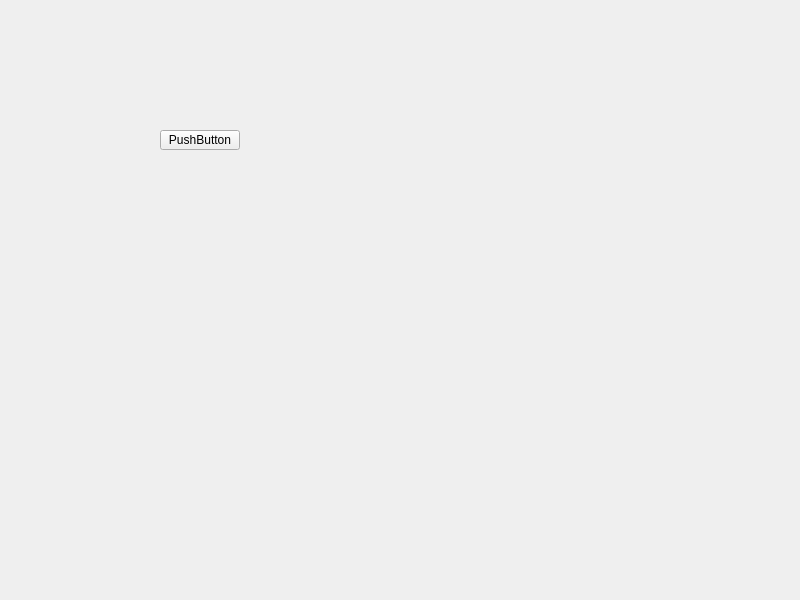
<?xml version="1.0" encoding="UTF-8"?>
<ui version="4.0">
 <class>Widget</class>
 <widget class="QWidget" name="Widget">
  <property name="geometry">
   <rect>
    <x>0</x>
    <y>0</y>
    <width>800</width>
    <height>600</height>
   </rect>
  </property>
  <property name="windowTitle">
   <string>Widget</string>
  </property>
  <widget class="QPushButton" name="pushButton">
   <property name="geometry">
    <rect>
     <x>160</x>
     <y>130</y>
     <width>80</width>
     <height>20</height>
    </rect>
   </property>
   <property name="text">
    <string>PushButton</string>
   </property>
  </widget>
 </widget>
 <resources/>
 <connections/>
</ui>
